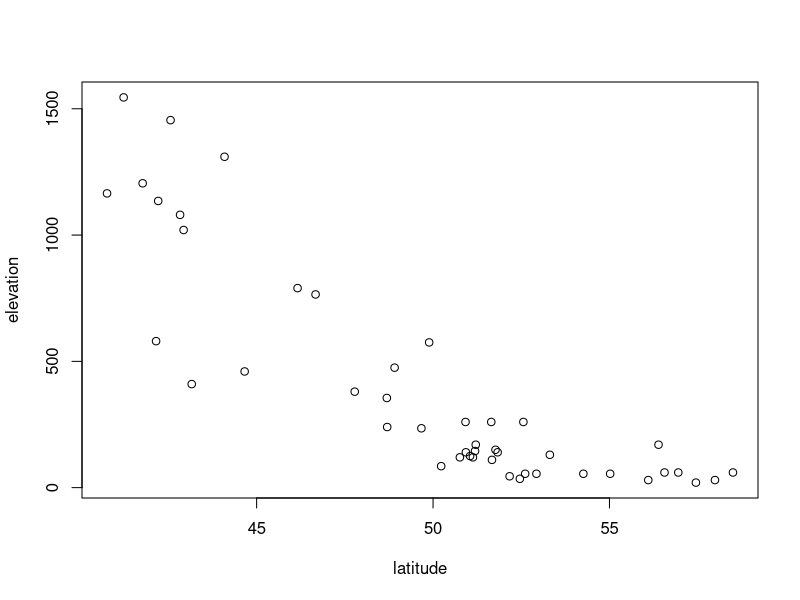
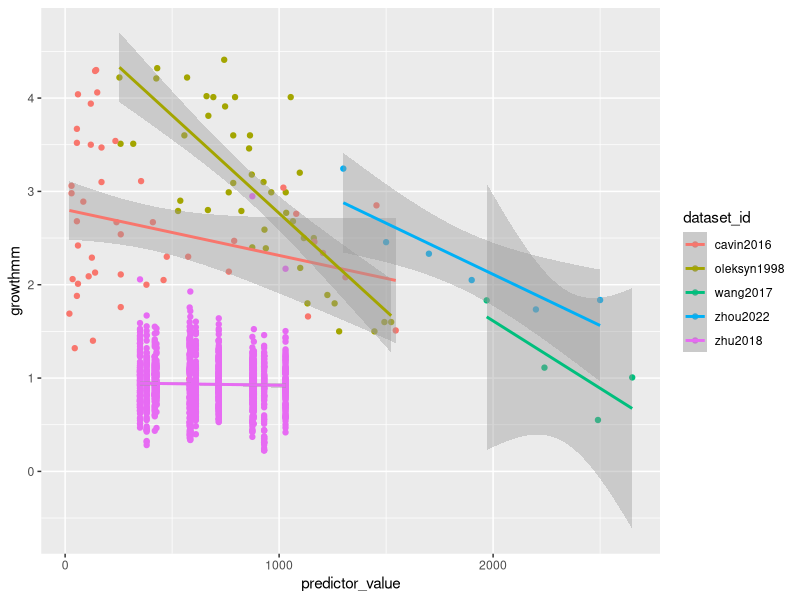
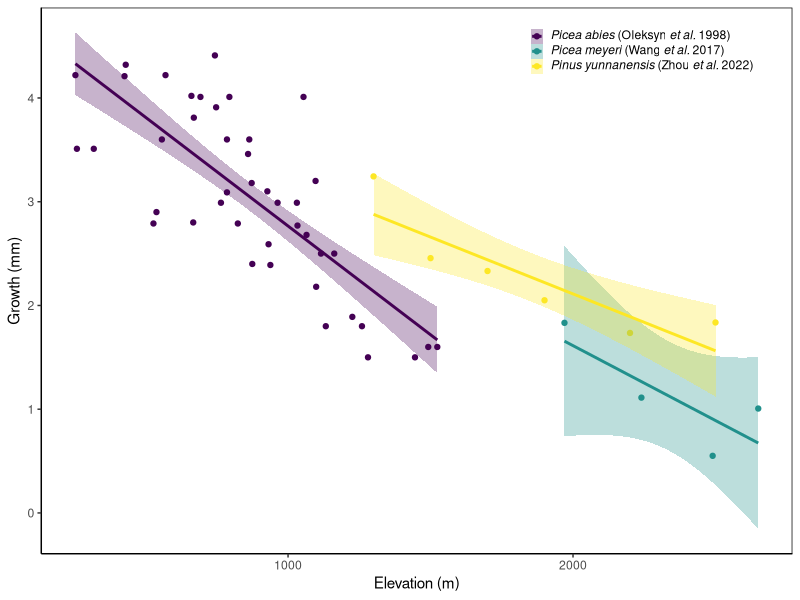

Recreate these plots in R, in order. (Note: this script raises an error after producing the figures.)
## Started 28 August 2023 ##
## By Lizzie so far ##

# housekeeping
rm(list=ls()) 
options(stringsAsFactors=FALSE)

# Setting working directory. Add in your own path in an if statement for your file structure
if(length(grep("lizzie", getwd())>0)) { 
  setwd("~/Documents/git/projects/grephon/grephon/analyses/growthxelevationetc")
} else if (length(grep("ailene", getwd()))>0) {
  setwd("boomboom")
} else if (length(grep("britanywuuu", getwd()))>0) {
  setwd("~/Documents/ubc/year5/TemporalEcologyLab/grephon/analyses/growthxelevationetc")
}

# packages
library(ggplot2)
library(viridis)
library(dplyr)
# get the data
d <- read.csv("input/classicalrefs_datascraped.csv")

# Check whether latitude and elevation are correlated for Calvin & Jump
checkcalvin <- read.csv("input/calvinjump_subsetTableS1.csv")
plot(elevation ~ latitude, checkcalvin)

# fix the growth in cm and make error numeric, or 0
d$growthmm <- d$growth_value
d$growthmm[which(d$growth_units=="cm/yr-1")] <- d$growth_value[which(d$growth_units=="cm/yr-1")]*10
d$error <- as.numeric(d$growth_errorvalue)
d$error[which(is.na(d$error)==TRUE)] <- 0

# subset to elevation-ish
unique(d$predictor_type)
delev <- subset(d, predictor_type!="latitude")
dlat <- subset(d, predictor_type=="latitude")


# one study (huang2010) has multiple species
table(d$species, d$dataset_id)

ggplot(delev, aes(x=predictor_value, y=growthmm, color=dataset_id)) +
    geom_point() +
    geom_smooth(method="lm")

# zhu2018 seems weird, but I think latitude may also vary with elevation according to Table 1
# also remove calvin & jump for same reason, sadly ... (Britany: ADD below)
delevsm <- subset(delev, dataset_id!="zhu2018" & dataset_id!= "cavin2016")


ggplot(delevsm, aes(x=predictor_value, y=growthmm, color=species, fill = species)) +
  geom_point() +
  scale_color_viridis_d(option = "viridis", name = "Species (reference)", 
  labels = c(expression(italic("Picea abies") ~ "(Oleksyn" ~ italic("et al.") ~ "1998)"),
             expression(italic("Picea meyeri") ~ "(Wang" ~  italic("et al.") ~ "2017)"),
             expression(italic("Pinus yunnanensis") ~ "(Zhou" ~ italic("et al.") ~ "2022)"))) +
  geom_smooth(method = "lm", level = 0.89, aes(group = species), se = TRUE, alpha = 0.3) +  # 89% CI
  scale_fill_viridis_d(option = "viridis", name = "Species (reference)", 
                       labels = c(expression(italic("Picea abies") ~ "(Oleksyn" ~ italic("et al.") ~ "1998)"),
                                  expression(italic("Picea meyeri") ~ "(Wang" ~  italic("et al.") ~ "2017)"),
                                  expression(italic("Pinus yunnanensis") ~ "(Zhou" ~ italic("et al.") ~ "2022)"))) +
  xlab("Elevation (m)") +
  ylab("Growth (mm)") +
  theme_classic() +
  theme(legend.position = c(0.8,0.92), 
        legend.key.size = unit(0.3, "cm"),
        legend.text.align = 0,
        legend.title = element_blank(),
        panel.border = element_rect(colour="black", fill = NA))
ggsave("figures/growthbyelevation_plot.pdf", width = 7, height = 5,dpi = 300)

  

# Hmm, the error we do have seems big
ggplot(delevsm, aes(x=predictor_value, y=growthmm, color=species, ymin = growthmm-error, ymax = growthmm + error)) +
    geom_point() +
    geom_errorbar(width = 0.2) +
    geom_smooth(method="lm")

# Latitude
ggplot(dlat, aes(x=predictor_value, y=growthmm, color=species)) +
    geom_smooth(method="lm", aes(group = species)) +
  geom_point() +
  scale_color_viridis_d(option = "viridis", name = "Species") +
  xlab("Elevation (m)") +
  ylab("Growth (mm)") +
  scale_x_continuous(breaks = seq(46, 54.5, by = 2))+
  ylim(c(0,3.2)) +
  theme(legend.position = c(0.8,0.85), 
        legend.key.size = unit(0.2, "cm"), 
        legend.text = element_text(face = "italic"),
        legend.title = element_text(size = 10))

